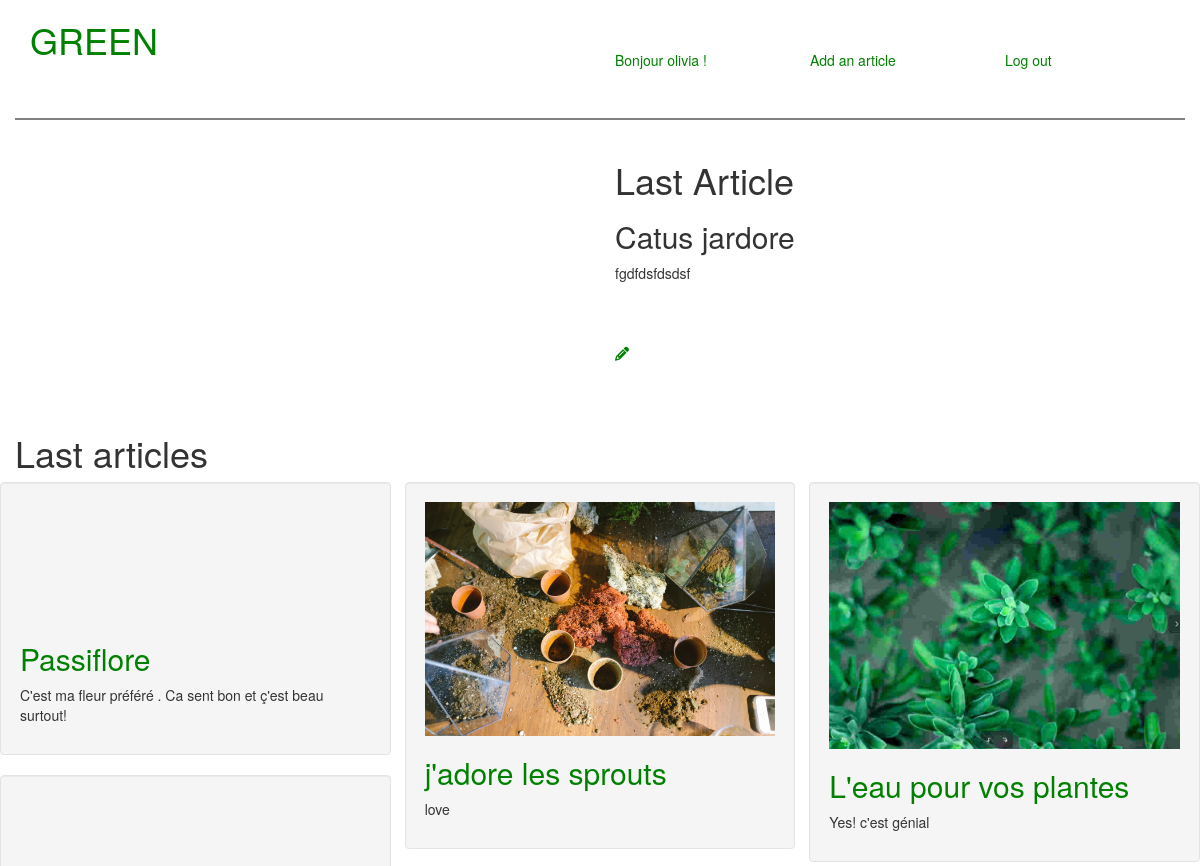
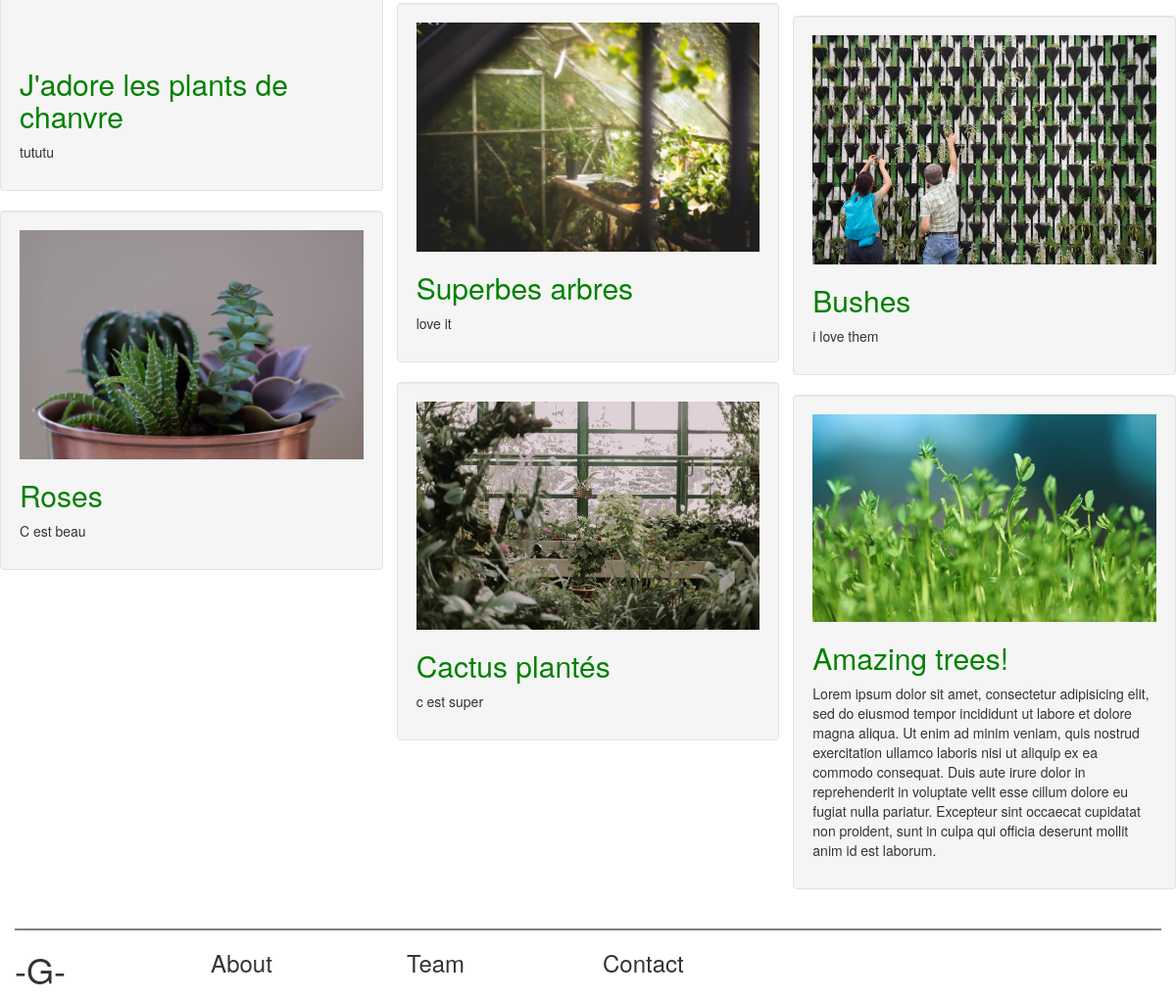
Screenshot of /controller/index.php (signed in) with the database file from the repository (2 pictures, top to bottom).
### tables this page shows
CREATE TABLE `post_articles` (
  `art_id` int(11) NOT NULL,
  `art_title` text NOT NULL,
  `art_content` text NOT NULL
);

### controller/index.php (called while the page is built, shortened)
<?php
require '../model/access.php';
include 'session_ctrl.php';
$last = lastArticle();
$lastTen = lastTenArticle();
require '../view/view.php';

### model/access.php (called while the page is built, shortened)
<?php
function lastArticle() {
  include 'bdd.php';
  $req = $bdd->query('SELECT * FROM post_articles ORDER BY art_id DESC LIMIT 1')->fetch();
  return $req;
}
function lastTenArticle() {
  include 'bdd.php';
  $req = $bdd->query('SELECT * FROM post_articles ORDER BY art_id DESC LIMIT 1, 9')->fetchAll();
  return $req;
}

### controller/session_ctrl.php (called while the page is built, shortened)
<?php
function Usr() {
  return isset($_SESSION['n_usr_name']);
}
if(Usr())
{
  $thisuser = $_SESSION['n_usr_name'];
}

### view/view.php (the view, shortened to what this page needs)
<!DOCTYPE html>
<html>
<head>
  <link rel="stylesheet" href="https://maxcdn.bootstrapcdn.com/bootstrap/3.3.7/css/bootstrap.min.css">
  <link rel="stylesheet" href="../view/css/style.css">
</head>
<body class="container">
  <?php include 'header.php'; ?>
  <main class="row">
    <?php include 'lastArticle.php'; ?>
    <div class="row">
      <h1 class="col-xs-12 col-lg-12">Last articles</h1>
    </div>
    <section class="row card">
      <?php foreach ($lastTen as $value) { ?>
        <div class="item well">
          <a href="../controller/art_controller.php">
            <img class= "imgCard" src="<?php echo '../view/img/' . $value["art_id"] . '.jpg' ?>" width="500px" alt="">
            <h2 class=""><?php echo $value["art_title"]; ?></h2></a>
            <p><?php echo $value["art_content"] ?></p>
        </div>
      <?php }?>
    </section>
  </main>
  <footer class="row">
    <div class="row">
      <h1 class="col-xs-12 col-lg-2">-G-</h1>
      <h3 class="col-xs-12 col-lg-2">About</h3>
      <h3 class="col-xs-12 col-lg-2">Team</h3>
      <h3 class="col-xs-12 col-lg-2">Contact</h3>
    </div>
  </footer>
</body>
</html>

### view/lastArticle.php
<div class="row">
  <img class="col-xs-12 col-lg-6" src="../view/img/1.jpg" alt="">
  <div class="col-xs-12 col-lg-6">
    <h1>Last Article</h1>
    <h2>
    <?php
      echo $last['art_title']; ?>
    </h2>
    <p><?php echo $last['art_content'];?></p>
    <?php
    if ($thisuser) { ?>
      <a href= "../controller/updateArtCtrl.php?art_id=<?php echo $last['art_id']; ?>" ><i class="fa fa-pencil" aria-hidden="true"></i></a>
    <?php } ?>
  </div>
</div>

### view/css/style.css (style rules this page uses)
*, *:before, *:after { box-sizing: border-box; }
main { margin: 20px; }
a { line-height: 15vh; color: green !important; }
footer { border-top: 2px solid grey; }
.imgCard { width: 100%; }
.card { column-width: 25em; column-gap: 1em; }
.item { display: inline-block; width: 100%; }

### rows the page displays
post_articles: art_title "Catus jardore", art_content "fgdfdsfdsdsf"
post_articles: art_title "Passiflore", art_content "C'est ma fleur préféré . Ca sent bon et ç'est beau surtout!"
post_articles: art_title "J'adore les plants de chanvre", art_content "tututu"
post_articles: shows a picture, art_title "Roses", art_content "C est beau"
post_articles: shows a picture, art_title "j'adore les sprouts", art_content "love"
post_articles: shows a picture, art_title "Superbes arbres", art_content "love it"
post_articles: shows a picture, art_title "Cactus plantés", art_content "c est super"
post_articles: shows a picture, art_title "L'eau pour vos plantes", art_content "Yes! c'est génial"
post_articles: shows a picture, art_title "Bushes", art_content "i love them"
post_articles: shows a picture, art_title "Amazing trees!", art_content "Lorem ipsum dolor sit amet, consectetur adipisicing elit, sed do eiusmod tempor incididunt ut labore et dolore magna aliqua. Ut enim ad minim veniam, quis nostrud exercitation ullamco laboris nisi ut aliquip ex ea commodo consequat. Duis aute irure dolor in reprehenderit in voluptate velit esse cillum dolore eu fugiat nulla pariatur. Excepteur sint occaecat cupidatat non proident, sunt in culpa qui officia deserunt mollit anim id est laborum."

### other values shown
$thisuser "olivia"
